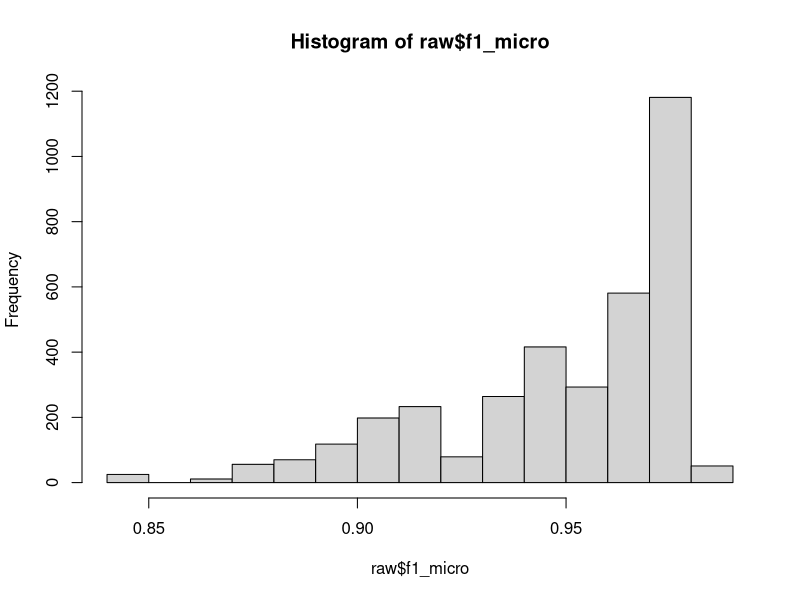
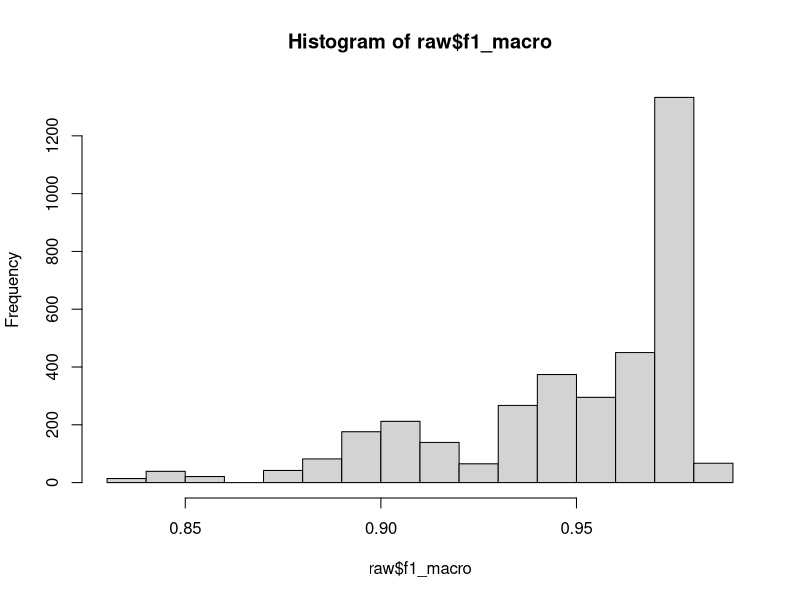
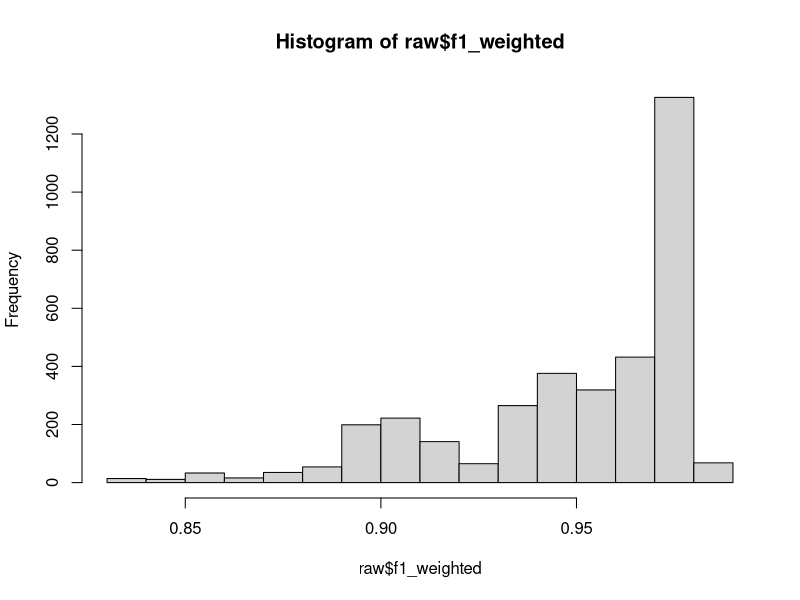
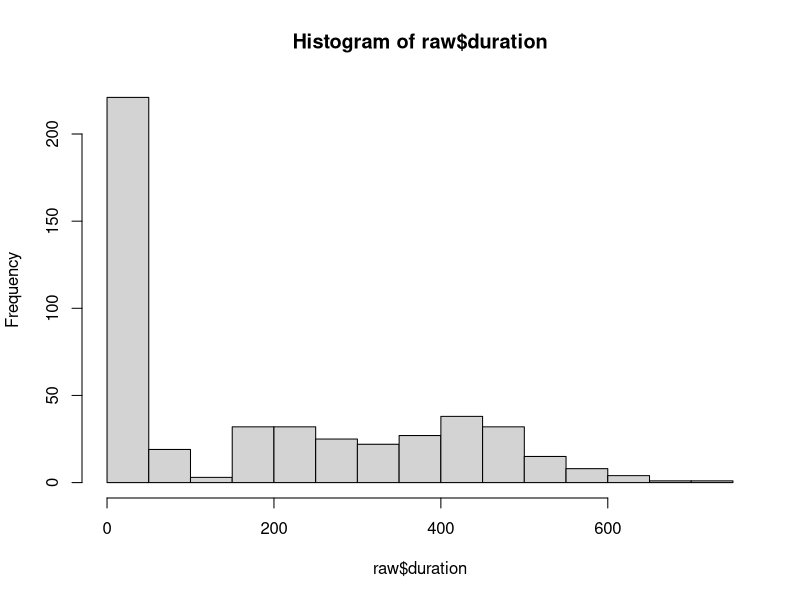
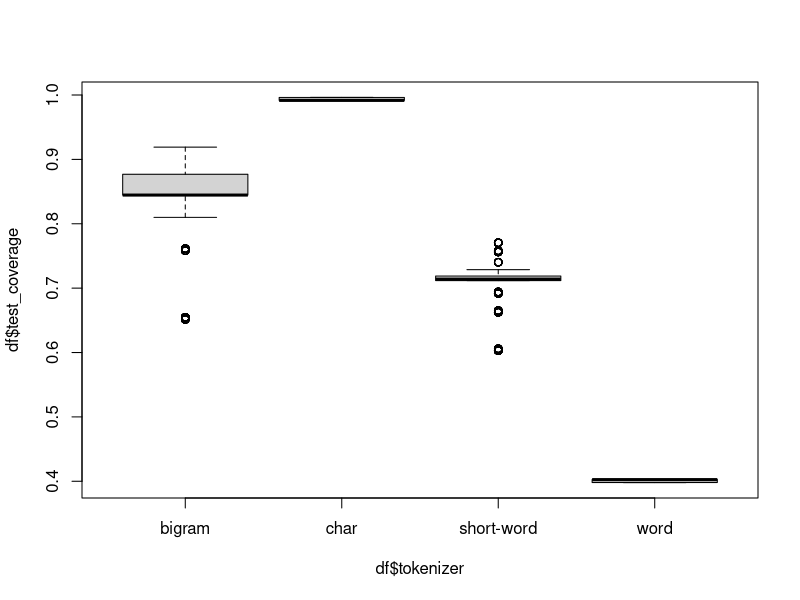
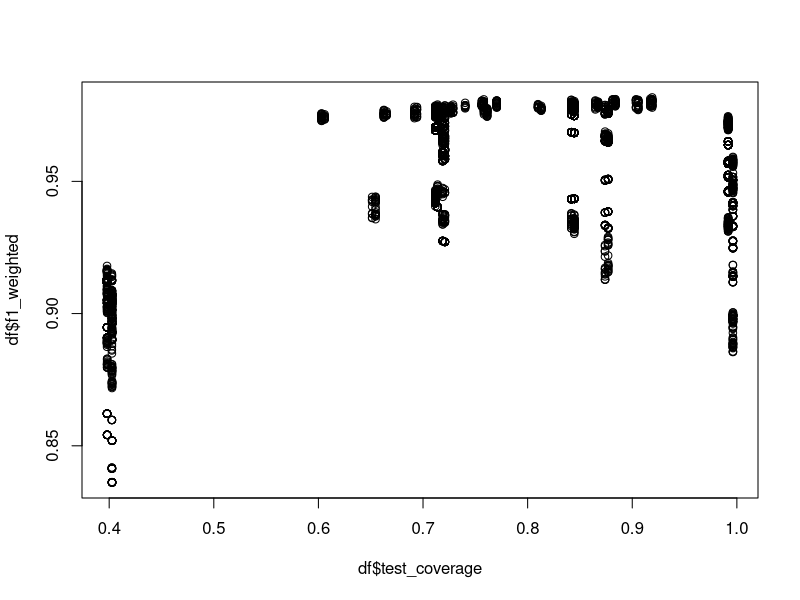
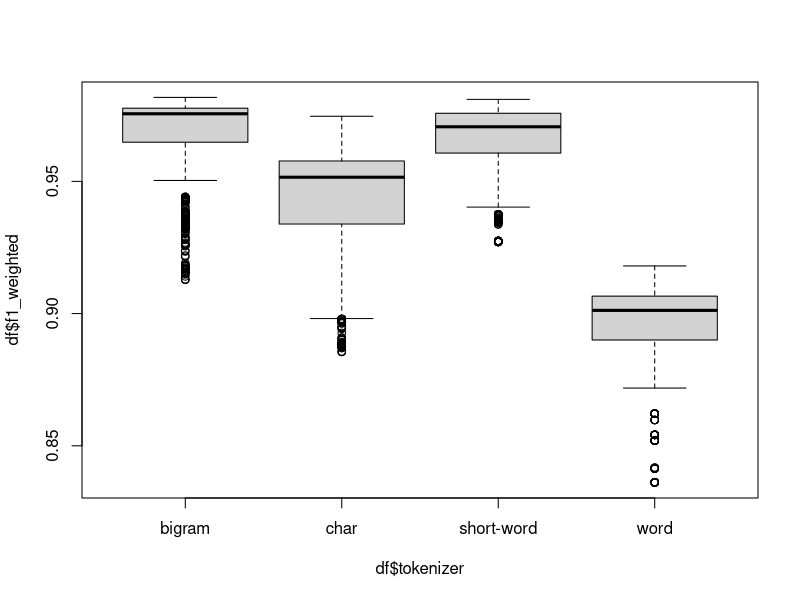
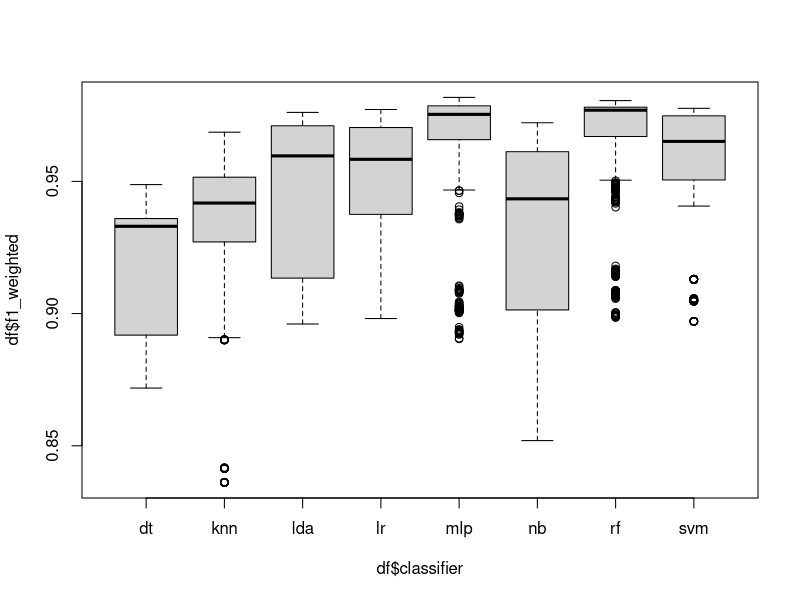

Write the R code that produced these figures, in order.
library(readr)
library(FactoMineR)
library(mice)
library(ggplot2)
library(dplyr)

raw <- read.csv("data/reports.csv")
summary(raw)
raw$dataset <- as.factor(raw$dataset)
raw$tokenizer <- as.factor(raw$tokenizer)
raw$vectorizer <- as.factor(raw$vectorizer)
raw$classifier <- as.factor(raw$classifier)
raw$remove_diacritics <- as.factor(raw$remove_diacritics)
raw$remove_urls <- as.factor(raw$remove_urls)
raw$remove_symbols <- as.factor(raw$remove_symbols)
raw$split_sentences <- as.factor(raw$split_sentences)
raw$lower <- as.factor(raw$lower)
raw$lemmatize <- as.factor(raw$lemmatize)
raw$stemmatize <- as.factor(raw$stemmatize)

# Single-value analysis
hist(raw$f1_micro)
hist(raw$f1_macro)
hist(raw$f1_weighted)
hist(raw$duration)

# Condes for f1_weighted
df <- raw[, -which(names(raw) %in% c("dataset", "vectorizer", "lemmatize", "stemmatize"))]
summary(df)
condes(df, num.var = which(names(df) == "f1_weighted"))

plot(df$test_coverage ~ df$tokenizer)
plot(df$f1_weighted ~ df$test_coverage)
plot(df$f1_weighted ~ df$tokenizer)
plot(df$f1_weighted ~ df$classifier)


dfs <- df %>%
    arrange(tokenizer, classifier) %>%
    mutate(Combined = factor(paste(tokenizer, classifier, sep = " - "), levels = unique(paste(tokenizer, classifier, sep = " - "))))

# Boxplot f1_weighted vs tokenizer and classifier
ggplot(dfs, aes(x = interaction(tokenizer, classifier, sep = " - "), y = f1_weighted, fill = classifier)) +
    geom_boxplot() +
    labs(x = "Tokenizer - Classifier", y = "F1 Weighted", fill = "Classifier") +
    theme_minimal() +
    theme(axis.text.x = element_text(angle = 45, hjust = 1)) +
    scale_x_discrete(limits = unique(interaction(dfs$tokenizer, dfs$classifier, sep = " - ")))
ggsave("plots/f1_weighted_tokenizer_classifier.png")


shapiro.test(df$f1_weighted)



png(filename = "plots/f1_weighted_vs_diacritics_removal.png", width = 800, height = 600, res = 100)
boxplot(f1_weighted ~ remove_diacritics,
    data = df,
    main = "F1 Weighted by Diacritics Removal",
    ylab = "F1 Weighted",
    xlab = "Remove Diacritics",
    col = c("skyblue", "lightgreen")
)
dev.off()
wilcox.test(f1_weighted ~ remove_diacritics, data = df)

png(filename = "plots/f1_weighted_vs_url_removal.png", width = 800, height = 600, res = 100)
boxplot(f1_weighted ~ remove_urls,
    data = df,
    main = "F1 Weighted by URL Removal",
    ylab = "F1 Weighted",
    xlab = "Remove URLs",
    col = c("salmon", "lightyellow")
)
dev.off()
wilcox.test(f1_weighted ~ remove_urls, data = df)

png(filename = "plots/f1_weighted_vs_symbols_removal.png", width = 800, height = 600, res = 100)
boxplot(f1_weighted ~ remove_symbols,
    data = df,
    main = "F1 Weighted by Symbols Removal",
    ylab = "F1 Weighted",
    xlab = "Remove Symbols",
    col = c("lightblue", "lavender")
)
dev.off()
wilcox.test(f1_weighted ~ remove_symbols, data = df)


png(filename = "plots/f1_weighted_vs_sentence_splitting.png", width = 800, height = 600, res = 100)
boxplot(f1_weighted ~ split_sentences,
    data = df,
    main = "F1 Weighted by Sentence Splitting",
    ylab = "F1 Weighted",
    xlab = "Split Sentences",
    col = c("lightgreen", "lightpink")
)
dev.off()
wilcox.test(f1_weighted ~ split_sentences, data = df)

png(filename = "plots/f1_weighted_vs_lowercase.png", width = 800, height = 600, res = 100)
boxplot(f1_weighted ~ lower,
    data = df,
    main = "F1 Weighted by Lowercasing",
    ylab = "F1 Weighted",
    xlab = "Lowercase",
    col = c("lightcoral", "lightblue")
)
dev.off()
wilcox.test(f1_weighted ~ lower, data = df)

png(filename = "plots/f1_weighted_vs_classifier.png", width = 800, height = 600, res = 100)
classifier <- factor(df$classifier,
    levels = c("dt", "knn", "lda", "lr", "mlp", "nb", "rf", "svm"),
    labels = c("DT", "KNN", "LDA", "LR", "MLP", "NB", "RF", "SVC")
)
boxplot(df$f1_weighted ~ classifier,
    main = "F1 Weighted by Classifier",
    ylab = "F1 Weighted",
    xlab = "Classifier",
    col = c("lightgreen", "lightpink", "lightblue", "lightcoral", "lightyellow", "lightcyan", "lightsalmon", "lightgray")
)
dev.off()
kruskal.test(f1_weighted ~ classifier, data = df)

png(filename = "plots/f1_weighted_vs_tokenizer.png", width = 800, height = 600, res = 100)
tokenizers <- factor(df$tokenizer, levels = c("short-word", "bigram", "char", "word"), labels = c("Hybrid", "Bigram", "Unigram", "Word"))
boxplot(df$f1_weighted ~ tokenizers,
    main = "F1 Weighted by Tokenizer",
    ylab = "F1 Weighted",
    xlab = "Tokenizer",
    col = c("lightgreen", "lightpink", "lightblue", "lightcoral")
)
dev.off()
kruskal.test(f1_weighted ~ tokenizer, data = df)


summary(df)
model <- glm(f1_weighted ~ remove_diacritics + remove_urls + remove_symbols + split_sentences + lower, data = df)
summary(model)

# Find the best combination of parameters, based on the highest F1 Weighted
best <- df[which.max(df$f1_weighted), ]
best
# Tokenizer: bigram
# Classifier: mlp
# Remove Diacritics: False
# Remove URLs: True
# Remove Symbols: False
# Split Sentences: True
# Lower: True
# ---
# Train Coverage: 0.8403668
# Test Coverage: 0.8417647
# F1 Micro: 0.9806818
# F1 Macro: 0.9807996
# F1 Weighted: 0.9808141
# PCA Explained Variance Ratio: 0.1673027


# Durations. We only have durations for the last runs, because we found an error on the estimation of the duration.
word_mlp <- df[df$tokenizer == "short-word" & df$classifier == "mlp", ]
word_rf <- df[df$tokenizer == "short-word" & df$classifier == "rf", ]
bigram_mlp <- df[df$tokenizer == "bigram" & df$classifier == "mlp", ]
bigram_rf <- df[df$tokenizer == "bigram" & df$classifier == "rf", ]
png(filename = "plots/duration_vs_vocabulary_size_granular.png", width = 800, height = 600, res = 100)
plot(duration ~ voc_size, data = word_mlp, col = "red", ylim = c(0, 600), xlab = "Vocabulary Size", ylab = "Duration (s)")
points(duration ~ voc_size, data = word_rf, col = "green")
points(duration ~ voc_size, data = bigram_rf, col = "blue")
points(duration ~ voc_size, data = bigram_mlp, col = "purple")
legend(500, 600, legend = c("MLP - Short-Word", "MLP - Bigram", "RF - Short-Word", "RF - Bigram"), col = c("red", "purple", "green", "blue"), lty = 1)
dev.off()


mlp <- df[df$classifier == "mlp", ]
rf <- df[df$classifier == "rf", ]
png(filename = "plots/duration_vs_vocabulary_size.png", width = 800, height = 600, res = 100)
plot(duration ~ voc_size, data = mlp, col = "red", ylim = c(0, 600), xlab = "Vocabulary Size", ylab = "Duration (s)")
points(duration ~ voc_size, data = rf, col = "blue")
legend(500, 600, legend = c("MLP", "RF"), col = c("red", "blue"), lty = 1)
dev.off()
